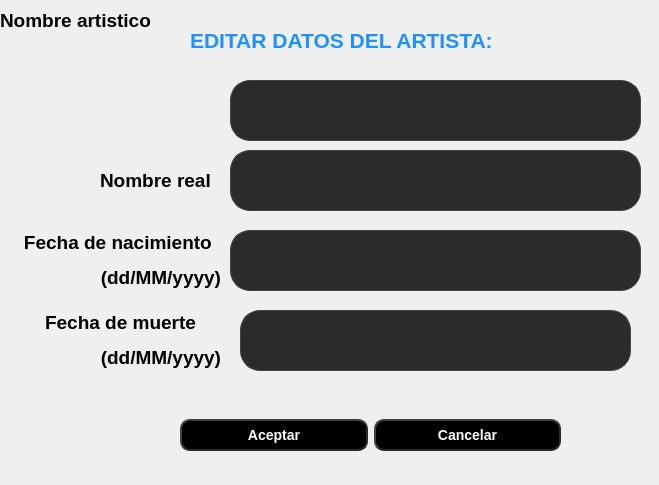
<?xml version="1.0" encoding="UTF-8"?>
<ui version="4.0">
 <class>cambiarPerson</class>
 <widget class="QDialog" name="cambiarPerson">
  <property name="geometry">
   <rect>
    <x>0</x>
    <y>0</y>
    <width>659</width>
    <height>485</height>
   </rect>
  </property>
  <property name="windowTitle">
   <string>Dialog</string>
  </property>
  <widget class="QLineEdit" name="lineEdit_nombre_artistico">
   <property name="geometry">
    <rect>
     <x>230</x>
     <y>80</y>
     <width>411</width>
     <height>61</height>
    </rect>
   </property>
   <property name="styleSheet">
    <string notr="true">QLineEdit{
	background-color: #2b2b2b;
    border: 1px solid #444444;
    border-radius: 20px;
    padding-left: 14px;
    color: #ffffff;
}</string>
   </property>
   <property name="text">
    <string/>
   </property>
  </widget>
  <widget class="QLabel" name="label_2">
   <property name="geometry">
    <rect>
     <x>0</x>
     <y>0</y>
     <width>171</width>
     <height>41</height>
    </rect>
   </property>
   <property name="text">
    <string>&lt;html&gt;&lt;head/&gt;&lt;body&gt;&lt;p&gt;&lt;span style=&quot; font-size:14pt; font-weight:700;&quot;&gt;Nombre artistico&lt;/span&gt;&lt;/p&gt;&lt;/body&gt;&lt;/html&gt;</string>
   </property>
  </widget>
  <widget class="QLabel" name="label_3">
   <property name="geometry">
    <rect>
     <x>100</x>
     <y>160</y>
     <width>121</width>
     <height>41</height>
    </rect>
   </property>
   <property name="text">
    <string>&lt;html&gt;&lt;head/&gt;&lt;body&gt;&lt;p&gt;&lt;span style=&quot; font-size:14pt; font-weight:700;&quot;&gt;Nombre real&lt;/span&gt;&lt;/p&gt;&lt;/body&gt;&lt;/html&gt;</string>
   </property>
  </widget>
  <widget class="QLineEdit" name="lineEdit_nombre_real">
   <property name="geometry">
    <rect>
     <x>230</x>
     <y>150</y>
     <width>411</width>
     <height>61</height>
    </rect>
   </property>
   <property name="styleSheet">
    <string notr="true">QLineEdit{
	background-color: #2b2b2b;
    border: 1px solid #444444;
    border-radius: 20px;
    padding-left: 14px;
    color: #ffffff;
}</string>
   </property>
   <property name="text">
    <string/>
   </property>
  </widget>
  <widget class="QLabel" name="label">
   <property name="geometry">
    <rect>
     <x>190</x>
     <y>20</y>
     <width>301</width>
     <height>41</height>
    </rect>
   </property>
   <property name="text">
    <string>&lt;html&gt;&lt;head/&gt;&lt;body&gt;&lt;p align=&quot;center&quot;&gt;&lt;span style=&quot; font-size:16pt; font-weight:700; color:#1e90ff;&quot;&gt;EDITAR DATOS DEL ARTISTA:&lt;/span&gt;&lt;/p&gt;&lt;/body&gt;&lt;/html&gt;</string>
   </property>
  </widget>
  <widget class="QWidget" name="layoutWidget">
   <property name="geometry">
    <rect>
     <x>180</x>
     <y>320</y>
     <width>381</width>
     <height>231</height>
    </rect>
   </property>
   <layout class="QGridLayout" name="gridLayout">
    <item row="0" column="1">
     <widget class="QPushButton" name="rechazado">
      <property name="styleSheet">
       <string notr="true">QPushButton {
    background-color: #000000;
    color: white;   
    border-style: outset;
    border-width: 2px;
    border-radius: 10px; 
    border-color: #2b2b2b;  
    font: bold 14px;
    padding: 6px;
}
QPushButton:hover {
    background-color: #2980b9;
}

QPushButton:pressed {
    background-color: #1f618d;
    padding-top: 8px; 
    padding-left: 8px; 
}</string>
      </property>
      <property name="text">
       <string>Cancelar</string>
      </property>
     </widget>
    </item>
    <item row="0" column="0">
     <widget class="QPushButton" name="realizado">
      <property name="styleSheet">
       <string notr="true">QPushButton {
    background-color: #000000;
    color: white;   
    border-style: outset;
    border-width: 2px;
    border-radius: 10px; 
    border-color: #2b2b2b;  
    font: bold 14px;
    padding: 6px;
}
QPushButton:hover {
    background-color: #2980b9;
}

QPushButton:pressed {
    background-color: #1f618d;
    padding-top: 8px; 
    padding-left: 8px; 
}</string>
      </property>
      <property name="text">
       <string>Aceptar</string>
      </property>
     </widget>
    </item>
   </layout>
  </widget>
  <widget class="QLineEdit" name="lineEdit_fecha_nacimiento">
   <property name="geometry">
    <rect>
     <x>230</x>
     <y>230</y>
     <width>411</width>
     <height>61</height>
    </rect>
   </property>
   <property name="styleSheet">
    <string notr="true">QLineEdit{
	background-color: #2b2b2b;
    border: 1px solid #444444;
    border-radius: 20px;
    padding-left: 14px;
    color: #ffffff;
}</string>
   </property>
   <property name="text">
    <string/>
   </property>
  </widget>
  <widget class="QLabel" name="label_4">
   <property name="geometry">
    <rect>
     <x>20</x>
     <y>230</y>
     <width>201</width>
     <height>61</height>
    </rect>
   </property>
   <property name="text">
    <string>&lt;html&gt;&lt;head/&gt;&lt;body&gt;&lt;p align=&quot;center&quot;&gt;&lt;span style=&quot; font-size:14pt; font-weight:700;&quot;&gt;Fecha de nacimiento &lt;/span&gt;&lt;/p&gt;&lt;p align=&quot;right&quot;&gt;&lt;span style=&quot; font-size:14pt; font-weight:700;&quot;&gt;(dd/MM/yyyy)&lt;/span&gt;&lt;/p&gt;&lt;/body&gt;&lt;/html&gt;</string>
   </property>
  </widget>
  <widget class="QLabel" name="label_5">
   <property name="geometry">
    <rect>
     <x>20</x>
     <y>310</y>
     <width>201</width>
     <height>61</height>
    </rect>
   </property>
   <property name="text">
    <string>&lt;html&gt;&lt;head/&gt;&lt;body&gt;&lt;p align=&quot;center&quot;&gt;&lt;span style=&quot; font-size:14pt; font-weight:700;&quot;&gt;Fecha de muerte&lt;/span&gt;&lt;/p&gt;&lt;p align=&quot;right&quot;&gt;&lt;span style=&quot; font-size:14pt; font-weight:700;&quot;&gt;(dd/MM/yyyy)&lt;/span&gt;&lt;/p&gt;&lt;/body&gt;&lt;/html&gt;</string>
   </property>
  </widget>
  <widget class="QLineEdit" name="lineEdit_fecha_muerte">
   <property name="geometry">
    <rect>
     <x>240</x>
     <y>310</y>
     <width>391</width>
     <height>61</height>
    </rect>
   </property>
   <property name="styleSheet">
    <string notr="true">QLineEdit{
	background-color: #2b2b2b;
    border: 1px solid #444444;
    border-radius: 20px;
    padding-left: 14px;
    color: #ffffff;
}</string>
   </property>
   <property name="text">
    <string/>
   </property>
  </widget>
 </widget>
 <resources/>
 <connections/>
</ui>
